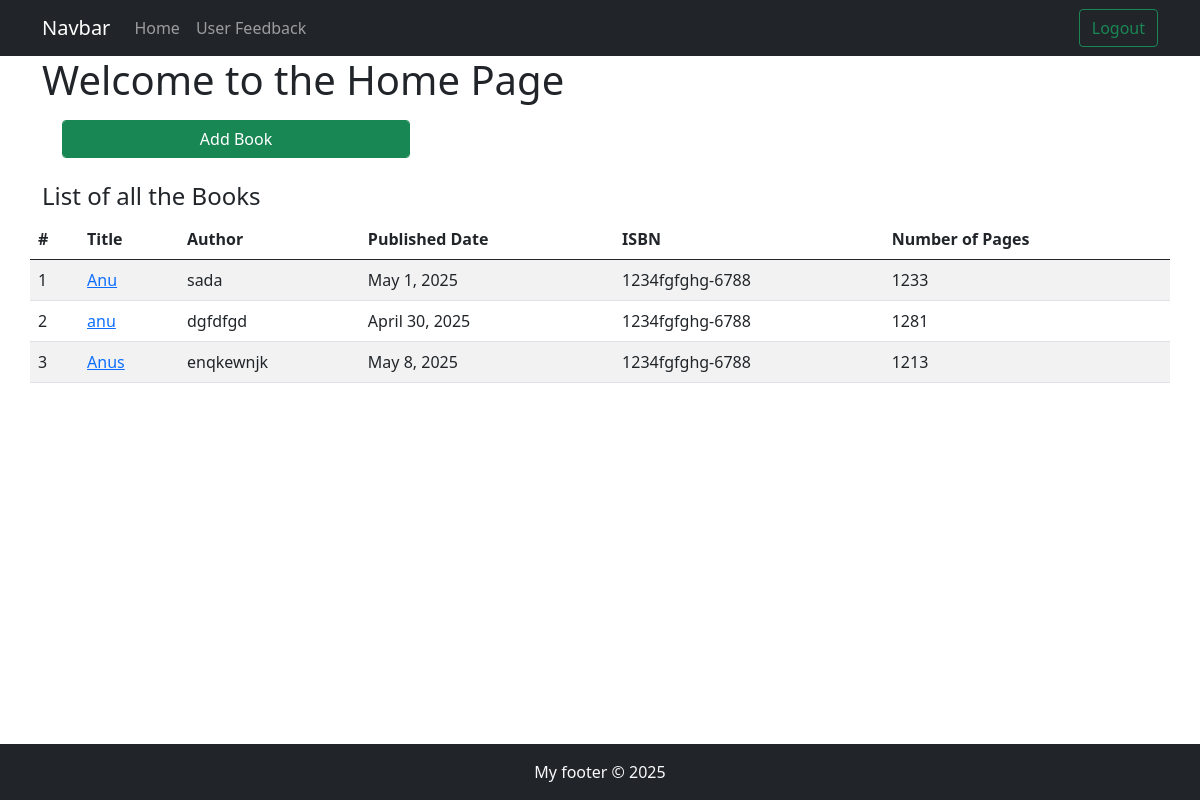
The app's page / (signed in) with its own data.
### main/models.py (models this page shows, shortened)
class Book(models.Model):
    title = models.CharField(max_length=255, unique=True)
    author = models.CharField(max_length=100)
    published_date = models.DateField()
    isbn = models.CharField(max_length=100)
    pages = models.IntegerField()
    class Meta:
        db_table = "book"

### main/views.py (the view)
# urls.py: path('', views.index, name='index'),
@login_required
def index(request):
    books = Book.objects.all()  #This will return all Books in the DB
    context = {
        'books': books,
    }
    return render(request, 'main/index.html', context)

### templates/main/index.html (shortened to what this page needs)
{% extends 'main/base.html' %}
{% block content %}
    <h1>Welcome to the Home Page</h1><br>
    <div class="row m-2">
        <div class="col-md-4">
            <a class="btn btn-success form-control" href="{% url 'add_book' %}">Add Book</a>
        </div>
        <div class="col-md-8"></div>
    </div>
    <h4 class="mt-3">List of all the Books</h4>
    <table class="table table-striped">
        <thead>
            <tr>
                <th>#</th>
                <th>Title</th>
                <th>Author</th>
                <th>Published Date</th>
                <th>ISBN</th>
                <th>Number of Pages</th>
            </tr>
        </thead>
        <tbody>
            {% for book in books %}
                <tr>
                    <td>{{ forloop.counter }}</td>
                    <td>
                        <a href="{% url 'book_details' book.id %}">{{ book.title }}</a>
                    </td>
                    <td>{{ book.author }}</td>
                    <td>{{ book.published_date }}</td>
                    <td>{{ book.isbn }}</td>
                    <td>{{ book.pages }}</td>
                </tr>
            {% endfor %}
        </tbody>
    </table>
    {% endblock content %}

### templates/main/base.html (shortened to what this page needs)
{% load static %}
<!DOCTYPE html>
<html lang="en">
<head>
    <link rel="stylesheet" href="{% static 'css/bootstrap.min.css' %}">
    <link href="https://cdn.jsdelivr.net/npm/bootstrap-icons@1.11.1/font/bootstrap-icons.css" rel="stylesheet">
</head>
<body class="d-flex flex-column min-vh-100">
        {% include 'main/navbar.html' %}
    <div class="container flex-grow-1">
        <div class="row">
            {% block content %}
            {% endblock content %}
        </div>
    </div>
        {% include 'main/footer.html' %}
</body>
</html>

### templates/main/navbar.html (shortened to what this page needs)
<nav class="navbar navbar-expand-lg navbar-dark bg-dark">
    <div class="container">
      <a class="navbar-brand" href="#">Navbar</a>
      <div class="collapse navbar-collapse" id="navbarSupportedContent">
        {% if request.user.is_authenticated %}
          <ul class="navbar-nav me-auto mb-2 mb-lg-0">
            <li class="nav-item">
              <a class="nav-link" aria-current="page" href="{% url 'index' %}">Home</a>
            </li>
            <li class="nav-item">
              <a class="nav-link" href="{% url 'user_feedback' %}">User Feedback</a>
            </li>
          </ul>
          <form class="d-flex" method="post" action="{% url 'user_logout' %}">
            <button class="btn btn-outline-success" type="submit">Logout</button>
          </form>
        {% endif %}
      </div>
    </div>
</nav>

### templates/main/footer.html
<footer class="bg-dark text-light text-center py-3">
    <p class="mb-0">My footer &copy; 2025</p>
</footer>

### records on screen
Book: title "Anu", author "sada", published_date "May 1, 2025", isbn "1234fgfghg-6788", pages "1233"
Book: title "anu", author "dgfdfgd", published_date "April 30, 2025", isbn "1234fgfghg-6788", pages "1281"
Book: title "Anus", author "enqkewnjk", published_date "May 8, 2025", isbn "1234fgfghg-6788", pages "1213"
